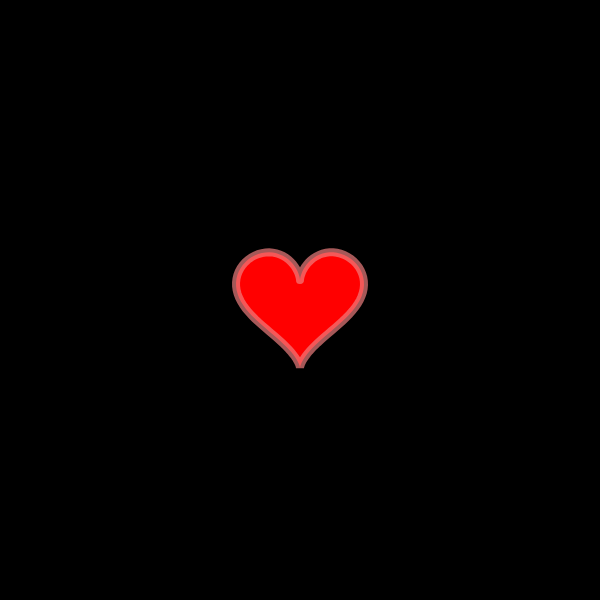
Frame 1 (no input)
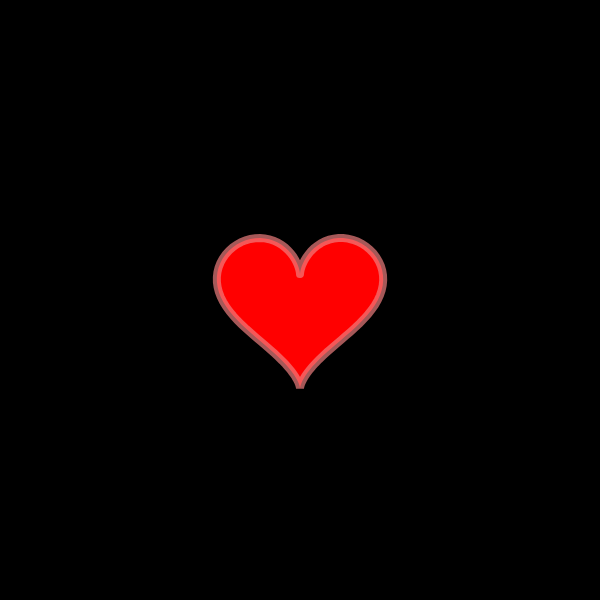
Frame 60 (no input)
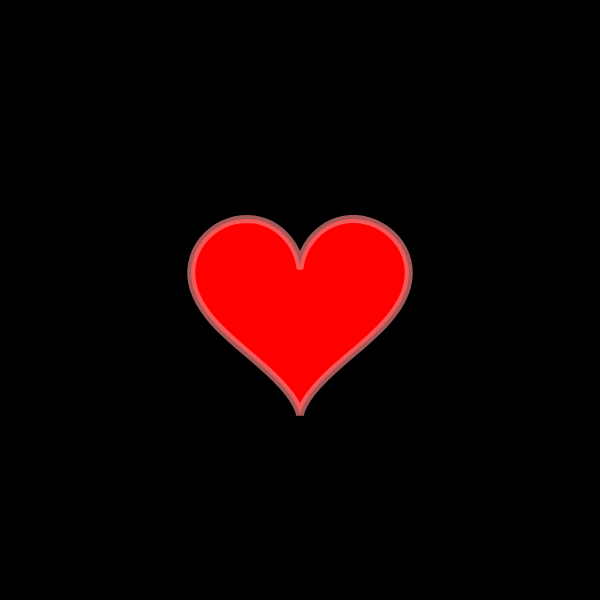
Frame 120 (the mouse pressed at the canvas centre since frame 60)

The p5.js sketch that drew these frames (run headless with seeded random() and noise() and a simulated clock; from frame 60 on, the mouse is pressed at the canvas centre):

// p5.js sketch
// ── sketch.js
let max_scal = 10;
let min_scal = 4
let scal = min_scal;
let hearts = [];
let beat_speed = 0.4;

function setup(){
  createCanvas(600, 600);
  for(let t = 0; t <= TWO_PI; t = t+0.05){
     x = -(16 * pow(sin(t), 3));
     y = -((13 * cos(t)) - (5 * cos(2*t)) - (2*cos(3*t)) - cos(4*t));
     hearts.push(createVector(x,y));
  }
}

function draw(){
  background(0);
  translate(width/2, height/2);
  beginShape();
  strokeWeight(8);
  stroke(240,128,128, 255-80);
  fill(255,0,0);
  for(let i=0; i < hearts.length; i++){
    vertex(scal * hearts[i].x, scal * hearts[i].y);
  }
  endShape();
  if ((scal > max_scal) || (scal < min_scal)){
    beat_speed *= -1
  }
  scal += beat_speed;
}
